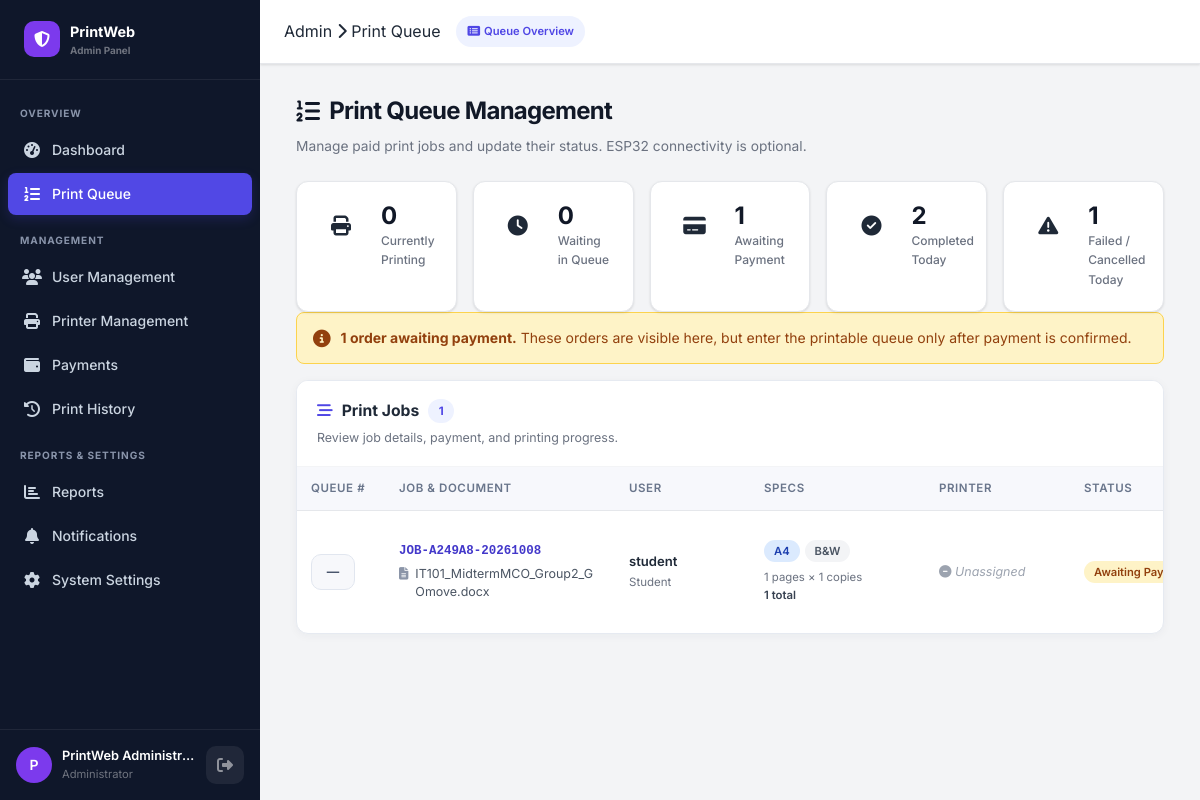
The app's page /admin/queue.php (signed in) with its own data.
### tables this page shows
CREATE TABLE `print_jobs` (
  `id` int(11) NOT NULL,
  `job_id` varchar(20) NOT NULL,
  `user_id` int(11) NOT NULL,
  `file_name` varchar(255) NOT NULL,
  `original_file_name` varchar(255) NOT NULL,
  `file_path` varchar(500) NOT NULL,
  `file_size` bigint(20) NOT NULL DEFAULT 0,
  `total_pages` int(11) NOT NULL DEFAULT 1,
  `copies` int(11) NOT NULL DEFAULT 1,
  `print_type` enum('bw','color') NOT NULL DEFAULT 'bw',
  `paper_size` enum('A4','Letter','Legal') NOT NULL DEFAULT 'A4',
  `pages_to_print` varchar(255) NOT NULL DEFAULT 'all' COMMENT 'all or page range like 1-5,7,9',
  `selected_pages_count` int(11) NOT NULL DEFAULT 0,
  `price_per_page` decimal(10,2) NOT NULL DEFAULT 0.00,
  `total_cost` decimal(10,2) NOT NULL DEFAULT 0.00,
  `payment_status` enum('pending','processing','successful','failed','cancelled') NOT NULL DEFAULT 'pending',
  `print_status` enum('draft','awaiting_payment','queued','waiting','printing','completed','failed','cancelled') NOT NULL DEFAULT 'draft',
  `printer_id` int(11) DEFAULT NULL,
  `queue_number` int(11) DEFAULT NULL,
  `current_page` int(11) NOT NULL DEFAULT 0,
  `error_message` text DEFAULT NULL,
  `notes` text DEFAULT NULL,
  `submitted_at` datetime DEFAULT NULL,
  `payment_at` datetime DEFAULT NULL,
  `queued_at` datetime DEFAULT NULL,
  `printing_started_at` datetime DEFAULT NULL,
  `completed_at` datetime DEFAULT NULL,
  `created_at` datetime NOT NULL DEFAULT current_timestamp(),
  `updated_at` datetime NOT NULL DEFAULT current_timestamp() ON UPDATE current_timestamp()
);

CREATE TABLE `users` (
  `id` int(11) NOT NULL,
  `user_id` varchar(20) NOT NULL,
  `full_name` varchar(150) NOT NULL,
  `email` varchar(150) NOT NULL,
  `password_hash` varchar(255) NOT NULL,
  `role` enum('student','faculty','staff','other','admin','operator') NOT NULL DEFAULT 'student',
  `contact_number` varchar(20) DEFAULT NULL,
  `department` varchar(100) DEFAULT NULL,
  `status` enum('active','inactive','suspended') NOT NULL DEFAULT 'active',
  `email_verified` tinyint(1) NOT NULL DEFAULT 0,
  `profile_picture` varchar(255) DEFAULT NULL,
  `created_at` datetime NOT NULL DEFAULT current_timestamp(),
  `updated_at` datetime NOT NULL DEFAULT current_timestamp() ON UPDATE current_timestamp()
);

### admin/queue.php (the view, shortened to what this page needs)
<?php
require_once __DIR__ . '/../includes/functions.php';
$jobsQuery = "
    SELECT pj.*, u.full_name, u.role as user_role, u.email as user_email, p.printer_name, p.status as printer_status,
           latest_payment.id AS latest_payment_id,
           latest_payment.payment_method AS latest_payment_method,
           latest_payment.payment_status AS latest_payment_status
    FROM print_jobs pj
    JOIN users u ON pj.user_id = u.id
    LEFT JOIN printers p ON pj.printer_id = p.id
    LEFT JOIN (
        SELECT pay.id, pay.job_id, pay.payment_method, pay.payment_status
        FROM payments pay
        INNER JOIN (
            SELECT job_id, MAX(id) AS latest_id
            FROM payments
            GROUP BY job_id
        ) latest ON latest.latest_id = pay.id
    ) latest_payment ON latest_payment.job_id = pj.id
    WHERE pj.print_status IN ('awaiting_payment', 'queued', 'waiting', 'printing')
    ORDER BY
        CASE
            WHEN pj.print_status = 'printing' THEN 1
            WHEN pj.print_status = 'queued' THEN 2
            WHEN pj.print_status = 'waiting' THEN 3
            ELSE 4
        END,
        pj.queue_number ASC,
        pj.created_at ASC
";
$stmt = $pdo->query($jobsQuery);
$jobs = $stmt->fetchAll();
$queueStats = $pdo->query("
    SELECT
        COUNT(CASE WHEN print_status = 'printing' THEN 1 END) as in_progress,
        COUNT(CASE WHEN print_status IN ('queued','waiting') THEN 1 END) as waiting_queue,
        COUNT(CASE WHEN print_status = 'awaiting_payment' AND payment_status = 'pending' THEN 1 END) as awaiting_payment,
        COUNT(CASE WHEN print_status = 'completed' AND DATE(completed_at) = CURDATE() THEN 1 END) as completed_today,
        COUNT(CASE WHEN print_status IN ('failed', 'cancelled') AND DATE(updated_at) = CURDATE() THEN 1 END) as failed_today
    FROM print_jobs
")->fetch();
$extraHead = '<link rel="stylesheet" href="' . BASE_URL . '/assets/css/admin-tools.css?v=2">';
require_once __DIR__ . '/../includes/header.php';
?>
<div class="app-layout admin-tools-page queue-page">
    <?php require_once __DIR__ . '/../includes/sidebar_admin.php'; ?>
    <main class="main-content">
        <header class="topbar">
            <div class="topbar-left">
                <div class="breadcrumb">
                    <span>Admin</span> <i class="fas fa-chevron-right separator"></i>
                    <span class="active">Print Queue</span>
                </div>
            </div>
            <div class="topbar-right">
                <span class="badge badge-primary"><i class="fas fa-list-alt"></i> Queue Overview</span>
            </div>
        </header>
        <div class="page-body">
            <div class="page-header flex-between mb-4">
                <div>
                    <h1 class="page-title"><i class="fas fa-list-ol text-primary"></i> Print Queue Management</h1>
                    <p class="text-muted">Manage paid print jobs and update their status. ESP32 connectivity is optional.</p>
                </div>
            </div>
            <div class="stats-grid queue-stats-grid mb-4">
                <div class="stat-card">
                    <div class="stat-icon bg-warning-light"><i class="fas fa-print text-warning"></i></div>
                    <div class="stat-details">
                        <div class="stat-value"><?= (int)$queueStats['in_progress'] ?></div>
                        <div class="stat-label">Currently Printing</div>
                    </div>
                </div>
                <div class="stat-card">
                    <div class="stat-icon bg-info-light"><i class="fas fa-clock text-info"></i></div>
                    <div class="stat-details">
                        <div class="stat-value"><?= (int)$queueStats['waiting_queue'] ?></div>
                        <div class="stat-label">Waiting in Queue</div>
                    </div>
                </div>
                <div class="stat-card">
                    <div class="stat-icon bg-warning-light"><i class="fas fa-credit-card text-warning"></i></div>
                    <div class="stat-details">
                        <div class="stat-value"><?= (int)$queueStats['awaiting_payment'] ?></div>
                        <div class="stat-label">Awaiting Payment</div>
                    </div>
                </div>
                <div class="stat-card">
                    <div class="stat-icon bg-success-light"><i class="fas fa-check-circle text-success"></i></div>
                    <div class="stat-details">
                        <div class="stat-value"><?= (int)$queueStats['completed_today'] ?></div>
                        <div class="stat-label">Completed Today</div>
                    </div>
                </div>
                <div class="stat-card">
                    <div class="stat-icon bg-danger-light"><i class="fas fa-exclamation-triangle text-danger"></i></div>
                    <div class="stat-details">
                        <div class="stat-value"><?= (int)$queueStats['failed_today'] ?></div>
                        <div class="stat-label">Failed / Cancelled Today</div>
                    </div>
                </div>
            </div>
            <?php if ((int)$queueStats['awaiting_payment'] > 0): ?>
                <div class="alert alert-warning queue-payment-notice" role="status">
                    <i class="fas fa-info-circle"></i>
                    <div>
                        <strong><?= (int)$queueStats['awaiting_payment'] ?> order<?= (int)$queueStats['awaiting_payment'] === 1 ? '' : 's' ?> awaiting payment.</strong>
                        These orders are visible here, but enter the printable queue only after payment is confirmed.
                    </div>
                </div>
            <?php endif; ?>
            <div class="card queue-jobs-card">
                <div class="card-header flex-between">
                    <div>
                        <h3 class="card-title"><i class="fas fa-stream"></i> Print Jobs <span class="queue-job-count"><?= count($jobs) ?></span></h3>
                        <p class="queue-card-subtitle">Review job details, payment, and printing progress.</p>
                    </div>
                </div>
                <div class="table-responsive">
                    <table class="table align-middle queue-jobs-table">
                        <thead>
                            <tr>
                                <th>Queue #</th>
                                <th>Job & Document</th>
                                <th>User</th>
                                <th>Specs</th>
                                <th>Printer</th>
                                <th>Status</th>
                            </tr>
                        </thead>
                        <tbody>
                            <?php if (empty($jobs)): ?>
                                <tr>
                                    <td colspan="9" class="text-center py-5">
                                        <div class="empty-state">
                                            <i class="fas fa-check-circle text-success" style="font-size: 3rem;"></i>
                                            <h4 class="mt-3">No jobs found</h4>
                                            <p class="text-muted">There are no print jobs matching the current filter.</p>
                                        </div>
                                    </td>
                                </tr>
                            <?php else: ?>
                                <?php foreach ($jobs as $j): ?>
                                    <tr class="<?= $j['print_status'] === 'printing' ? 'table-active' : '' ?>">
                                        <td>
                                            <span class="queue-job-number<?= $j['print_status'] === 'printing' ? ' is-printing' : '' ?>">
                                                <?= $j['print_status'] === 'awaiting_payment' ? '—' : '#' . (int)$j['queue_number'] ?>
                                            </span>
                                        </td>
                                        <td class="queue-job-document">
                                            <div class="queue-job-id"><?= htmlspecialchars($j['job_id']) ?></div>
                                            <div class="queue-file-name" title="<?= htmlspecialchars($j['original_file_name']) ?>">
                                                <i class="fas fa-file-alt" aria-hidden="true"></i>
                                                <span><?= htmlspecialchars($j['original_file_name']) ?></span>
                                            </div>
                                        </td>
                                        <td>
                                            <div class="queue-user-name"><?= htmlspecialchars($j['full_name']) ?></div>
                                            <div class="queue-user-role"><?= htmlspecialchars($j['user_role']) ?></div>
                                        </td>
                                        <td>
                                            <div class="queue-spec-badges">
                                                <span class="badge badge-info"><?= strtoupper($j['paper_size']) ?></span>
                                                <span class="badge badge-secondary"><?= $j['print_type'] === 'color' ? 'Color' : 'B&W' ?></span>
                                            </div>
                                            <div class="queue-spec-details"><?= (int)$j['selected_pages_count'] ?> pages × <?= (int)$j['copies'] ?> copies <strong><?= (int)$j['selected_pages_count'] * (int)$j['copies'] ?> total</strong></div>
                                        </td>
                                        <td>
                                            <?php if ($j['printer_name']): ?>
                                                <div class="queue-printer-name">
                                                    <i class="fas fa-print" aria-hidden="true"></i> <?= htmlspecialchars($j['printer_name']) ?>
                                                </div>
                                                <div class="queue-printer-status">
                                                    <?= printerStatusBadge($j['printer_status'] ?? 'available') ?>
                                                </div>
                                            <?php else: ?>
                                                <span class="queue-unassigned"><i class="fas fa-minus-circle" aria-hidden="true"></i> Unassigned</span>
                                            <?php endif; ?>
                                        </td>
                                        <td><?= printStatusBadge($j['print_status']) ?></td>
                                    </tr>
                                <?php endforeach; ?>
                            <?php endif; ?>
                        </tbody>
                    </table>
                </div>
            </div>
        </div>
    </main>
</div>
<?php require_once __DIR__ . '/../includes/footer.php'; ?>

### includes/functions.php (shortened to what this page needs)
<?php
function printStatusBadge(string $status): string {
    $statuses = PRINT_STATUSES;
    $info = $statuses[$status] ?? ['label' => ucfirst($status), 'class' => 'badge-secondary'];
    return '<span class="badge ' . $info['class'] . '">' . $info['label'] . '</span>';
}

### records on screen
print_jobs: job "JOB-A249A8-20261008", original_file_name "IT101_MidtermMCO_Group2_GOmove.docx", user.full_name "student", user.role "Student", paper_size "A4", print_type "B&W", selected_pages_count "1", copies "1", (int)$j['selected_pages_count']*(int)$j['copies'] "1", print_status "Awaiting…"

### other values on screen
$label "Dashboard Print Queue User Management Printer Management Payments Print History Reports Notifications System Settings"
substr($_SESSION['user_name'] ?? 'A', 0, 1) "P"
$_SESSION['user_name'] "PrintWeb Administr…"
ROLES[$_SESSION['user_role'] ?? 'admin'] "Administrator"
$queueStats['in_progress'] "0"
$queueStats['waiting_queue'] "0"
$queueStats['awaiting_payment'] "1"
$queueStats['completed_today'] "2"
$queueStats['failed_today'] "1"
count($jobs) "1"
